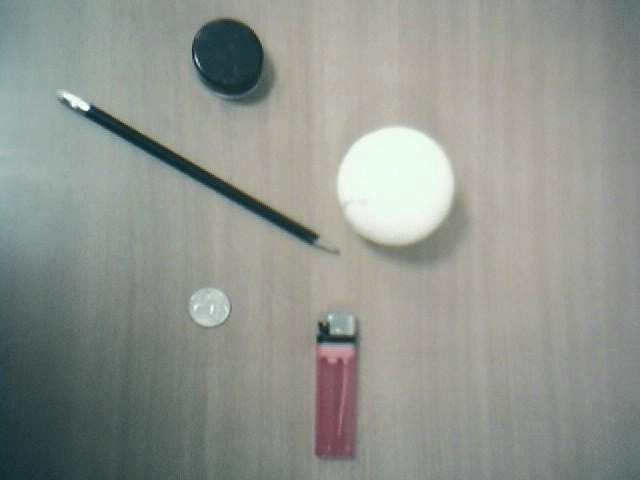
#> input picture Exercise1/stuff.jpg, 640 x 480 px
$ python exercise1.py
#> lines starting #> are read from the running program, lines starting #| are printed output that depends on the picture
import cv2

img = cv2.imread("stuff.jpg")
#> img is the input picture: shape (480, 640, 3); mean B, G, R 143.1, 148.5, 144.4

cv2.line(
    img,
    (50, 50),
    (500, 50),
    (0, 255, 0),
    3
)

cv2.rectangle(
    img,
    (100, 100),
    (300, 250),
    (255, 0, 0),
    3
)

cv2.circle(
    img,
    (320, 240),
    50,
    (0, 0, 255),
    3
)

cv2.putText(
    img,
    "Harsh",
    (50, 450),
    cv2.FONT_HERSHEY_SIMPLEX,
    1,
    (255, 255, 255),
    2
)
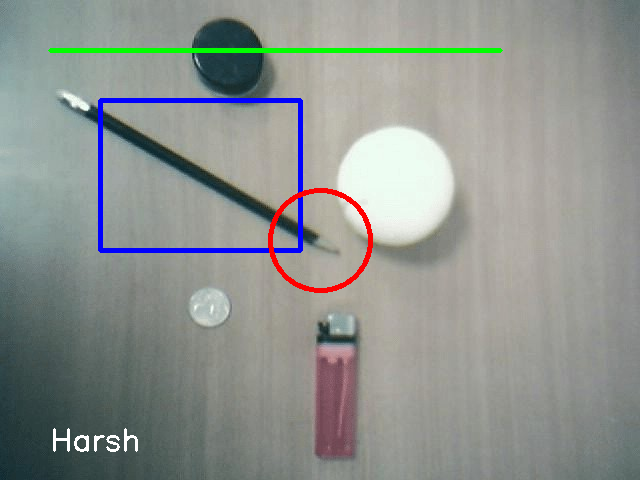
#> img: shape (480, 640, 3); mean B, G, R 142.8, 147, 142.5

resized_img = cv2.resize(img, (320, 240))
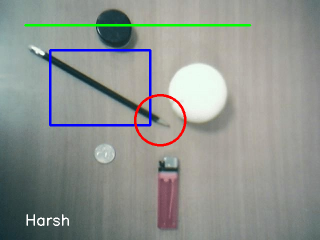
#> resized_img: shape (240, 320, 3); mean B, G, R 143, 147.2, 142.7

cropped_img = img[100:300, 200:500]
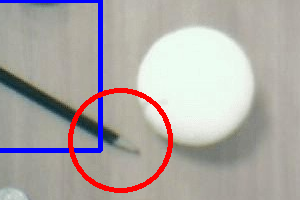
#> cropped_img: shape (200, 300, 3); mean B, G, R 166.5, 168.7, 174.5

print("Original:", img.shape)
#| Original: (480, 640, 3)
print("Resized:", resized_img.shape)
#| Resized: (240, 320, 3)
print("Cropped:", cropped_img.shape)
#| Cropped: (200, 300, 3)

cv2.imshow("Original with Shapes", img)
cv2.imshow("Resized", resized_img)
cv2.imshow("Cropped", cropped_img)

cv2.imwrite("Outputs/final_image.jpg", img)
cv2.imwrite("Outputs/resized_image.jpg", resized_img)
cv2.imwrite("Outputs/cropped_image.jpg", cropped_img)

cv2.waitKey(0)

cv2.destroyAllWindows()
